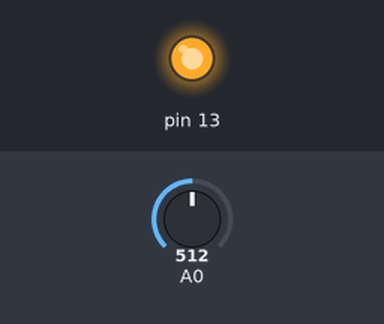
Recording of a sketch running on a simulated Arduino Uno, built with avr-gcc and run on an emulated ATmega328P. Parts: output pins drawn as LEDs (lit = HIGH). Inputs (shaded band) come from the test bench; at power-on: A0 = 512.

Above: at 1.2 s.
1.3 s: A0 set to 501
At 1.6 s:
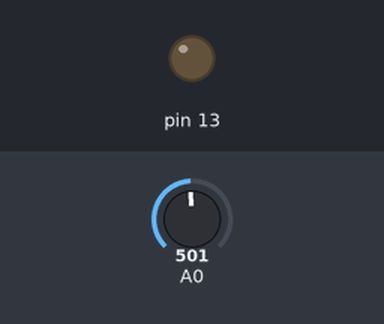
2.8 s: A0 set to 521
At 3.9 s:
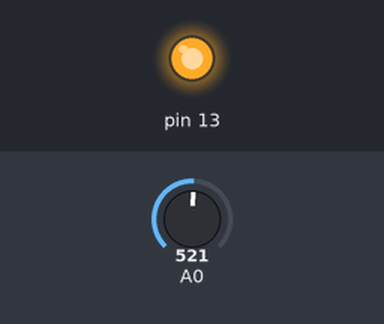
4.3 s: A0 set to 511
At 5.0 s:
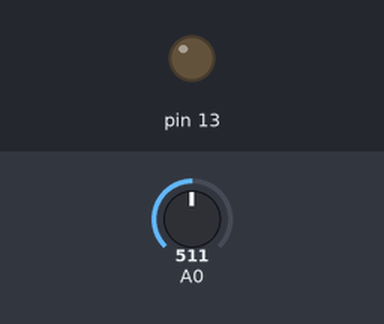
Timing chart, 0 to 7.3 s (numbered marks = the images above; inputs shaded):
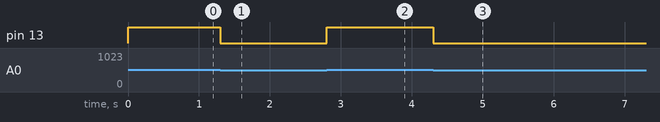

Measured:
- the behaviour switches between 512 and 511 on A0 (found by bisection; images 0 and 1)
- after the input at 1.3 s, pin 13: HIGH → LOW at once
- after the input at 2.8 s, pin 13: LOW → HIGH at once
- after the input at 4.3 s, pin 13: HIGH → LOW at once

The sketch:

lab03.ino
```cpp
// 201533631 김도균

void setup() {
    pinMode(13, OUTPUT);
}

void loop() {

    if(analogRead(A0) > 511){
        digitalWrite(13, HIGH);
    } else {
        digitalWrite(13, LOW);
    }

}
```
